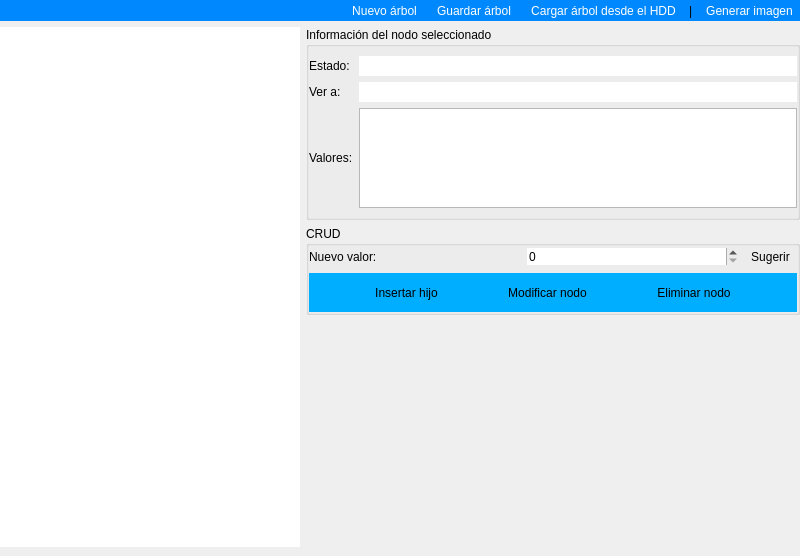
<?xml version="1.0" encoding="UTF-8"?>
<ui version="4.0">
 <class>Dialog</class>
 <widget class="QDialog" name="Dialog">
  <property name="geometry">
   <rect>
    <x>0</x>
    <y>0</y>
    <width>800</width>
    <height>556</height>
   </rect>
  </property>
  <property name="windowTitle">
   <string>Crear un Árbol de Decisión</string>
  </property>
  <property name="styleSheet">
   <string notr="true">font: 10pt &quot;Tahoma&quot;;</string>
  </property>
  <property name="modal">
   <bool>true</bool>
  </property>
  <layout class="QGridLayout" name="gridLayout">
   <property name="leftMargin">
    <number>0</number>
   </property>
   <property name="topMargin">
    <number>0</number>
   </property>
   <property name="rightMargin">
    <number>0</number>
   </property>
   <property name="bottomMargin">
    <number>9</number>
   </property>
   <item row="0" column="0" colspan="2">
    <widget class="QWidget" name="panel_menu" native="true">
     <property name="styleSheet">
      <string notr="true">QWidget #panel_menu{	
	background-color: rgb(0, 136, 255);
}

QToolButton {
	color: rgb(255, 255, 255);
}</string>
     </property>
     <layout class="QGridLayout" name="gridLayout_8">
      <property name="leftMargin">
       <number>0</number>
      </property>
      <property name="topMargin">
       <number>0</number>
      </property>
      <property name="rightMargin">
       <number>0</number>
      </property>
      <property name="bottomMargin">
       <number>0</number>
      </property>
      <item row="0" column="0">
       <spacer name="horizontalSpacer">
        <property name="orientation">
         <enum>Qt::Horizontal</enum>
        </property>
        <property name="sizeHint" stdset="0">
         <size>
          <width>40</width>
          <height>20</height>
         </size>
        </property>
       </spacer>
      </item>
      <item row="0" column="2">
       <widget class="QToolButton" name="guardar">
        <property name="text">
         <string>Guardar árbol</string>
        </property>
        <property name="autoRaise">
         <bool>true</bool>
        </property>
       </widget>
      </item>
      <item row="0" column="1">
       <widget class="QToolButton" name="nuevo">
        <property name="text">
         <string>Nuevo árbol</string>
        </property>
        <property name="autoRaise">
         <bool>true</bool>
        </property>
       </widget>
      </item>
      <item row="0" column="3">
       <widget class="QToolButton" name="cargar">
        <property name="text">
         <string>Cargar árbol desde el HDD</string>
        </property>
        <property name="autoRaise">
         <bool>true</bool>
        </property>
       </widget>
      </item>
      <item row="0" column="4">
       <widget class="QLabel" name="label_7">
        <property name="text">
         <string>|</string>
        </property>
       </widget>
      </item>
      <item row="0" column="5">
       <widget class="QToolButton" name="guardar_img">
        <property name="text">
         <string>Generar imagen</string>
        </property>
        <property name="autoRaise">
         <bool>true</bool>
        </property>
       </widget>
      </item>
     </layout>
    </widget>
   </item>
   <item row="1" column="1">
    <widget class="QWidget" name="widget" native="true">
     <layout class="QGridLayout" name="gridLayout_2">
      <property name="leftMargin">
       <number>0</number>
      </property>
      <property name="topMargin">
       <number>0</number>
      </property>
      <property name="rightMargin">
       <number>0</number>
      </property>
      <property name="bottomMargin">
       <number>0</number>
      </property>
      <property name="horizontalSpacing">
       <number>0</number>
      </property>
      <property name="verticalSpacing">
       <number>6</number>
      </property>
      <item row="1" column="0">
       <widget class="QGroupBox" name="groupBox_3">
        <property name="title">
         <string>CRUD</string>
        </property>
        <layout class="QGridLayout" name="gridLayout_9">
         <property name="leftMargin">
          <number>0</number>
         </property>
         <property name="topMargin">
          <number>0</number>
         </property>
         <property name="rightMargin">
          <number>0</number>
         </property>
         <property name="bottomMargin">
          <number>0</number>
         </property>
         <item row="0" column="1">
          <widget class="QSpinBox" name="nuevo_valor">
           <property name="frame">
            <bool>false</bool>
           </property>
           <property name="maximum">
            <number>100</number>
           </property>
          </widget>
         </item>
         <item row="0" column="0">
          <widget class="QLabel" name="label_5">
           <property name="text">
            <string>Nuevo valor:</string>
           </property>
          </widget>
         </item>
         <item row="0" column="2">
          <widget class="QToolButton" name="sugerir">
           <property name="text">
            <string>Sugerir</string>
           </property>
           <property name="autoRaise">
            <bool>true</bool>
           </property>
          </widget>
         </item>
         <item row="2" column="0" colspan="3">
          <widget class="QWidget" name="panel_btn" native="true">
           <property name="maximumSize">
            <size>
             <width>16777215</width>
             <height>40</height>
            </size>
           </property>
           <property name="styleSheet">
            <string notr="true">QWidget #panel_btn{	
	background-color: rgb(0, 174, 255);
}

QToolButton {
}</string>
           </property>
           <layout class="QGridLayout" name="gridLayout_4">
            <item row="0" column="1">
             <widget class="QToolButton" name="modificar">
              <property name="text">
               <string>Modificar nodo</string>
              </property>
              <property name="autoRaise">
               <bool>true</bool>
              </property>
             </widget>
            </item>
            <item row="0" column="0">
             <widget class="QToolButton" name="insertar">
              <property name="text">
               <string>Insertar hijo</string>
              </property>
              <property name="autoRaise">
               <bool>true</bool>
              </property>
             </widget>
            </item>
            <item row="0" column="2">
             <widget class="QToolButton" name="eliminar">
              <property name="text">
               <string>Eliminar nodo</string>
              </property>
              <property name="autoRaise">
               <bool>true</bool>
              </property>
             </widget>
            </item>
           </layout>
          </widget>
         </item>
        </layout>
       </widget>
      </item>
      <item row="0" column="0">
       <widget class="QGroupBox" name="groupBox">
        <property name="title">
         <string>Información del nodo seleccionado</string>
        </property>
        <layout class="QGridLayout" name="gridLayout_3">
         <property name="leftMargin">
          <number>0</number>
         </property>
         <property name="rightMargin">
          <number>0</number>
         </property>
         <item row="1" column="0">
          <widget class="QLabel" name="label_2">
           <property name="text">
            <string>Ver a:</string>
           </property>
          </widget>
         </item>
         <item row="2" column="1">
          <widget class="QListWidget" name="hijos">
           <property name="maximumSize">
            <size>
             <width>16777215</width>
             <height>100</height>
            </size>
           </property>
           <property name="frameShadow">
            <enum>QFrame::Raised</enum>
           </property>
           <property name="alternatingRowColors">
            <bool>true</bool>
           </property>
          </widget>
         </item>
         <item row="2" column="0">
          <widget class="QLabel" name="label_3">
           <property name="text">
            <string>Valores:</string>
           </property>
          </widget>
         </item>
         <item row="0" column="0">
          <widget class="QLabel" name="label">
           <property name="text">
            <string>Estado:</string>
           </property>
          </widget>
         </item>
         <item row="1" column="1">
          <widget class="QLineEdit" name="lineEdit">
           <property name="frame">
            <bool>false</bool>
           </property>
          </widget>
         </item>
         <item row="0" column="1">
          <widget class="QLineEdit" name="lineEdit_2">
           <property name="frame">
            <bool>false</bool>
           </property>
          </widget>
         </item>
        </layout>
       </widget>
      </item>
     </layout>
    </widget>
   </item>
   <item row="2" column="1">
    <spacer name="verticalSpacer">
     <property name="orientation">
      <enum>Qt::Vertical</enum>
     </property>
     <property name="sizeHint" stdset="0">
      <size>
       <width>20</width>
       <height>40</height>
      </size>
     </property>
    </spacer>
   </item>
   <item row="1" column="0" rowspan="2">
    <widget class="QTreeWidget" name="arbol">
     <property name="minimumSize">
      <size>
       <width>300</width>
       <height>0</height>
      </size>
     </property>
     <property name="maximumSize">
      <size>
       <width>300</width>
       <height>16777215</height>
      </size>
     </property>
     <property name="frameShape">
      <enum>QFrame::NoFrame</enum>
     </property>
     <property name="tabKeyNavigation">
      <bool>true</bool>
     </property>
     <property name="dragDropOverwriteMode">
      <bool>false</bool>
     </property>
     <property name="alternatingRowColors">
      <bool>true</bool>
     </property>
     <property name="autoExpandDelay">
      <number>-1</number>
     </property>
     <property name="uniformRowHeights">
      <bool>true</bool>
     </property>
     <property name="animated">
      <bool>true</bool>
     </property>
     <property name="allColumnsShowFocus">
      <bool>false</bool>
     </property>
     <property name="headerHidden">
      <bool>true</bool>
     </property>
     <attribute name="headerVisible">
      <bool>false</bool>
     </attribute>
     <attribute name="headerCascadingSectionResizes">
      <bool>false</bool>
     </attribute>
     <attribute name="headerHighlightSections">
      <bool>false</bool>
     </attribute>
     <column>
      <property name="text">
       <string notr="true">1</string>
      </property>
     </column>
    </widget>
   </item>
  </layout>
 </widget>
 <resources/>
 <connections/>
</ui>
